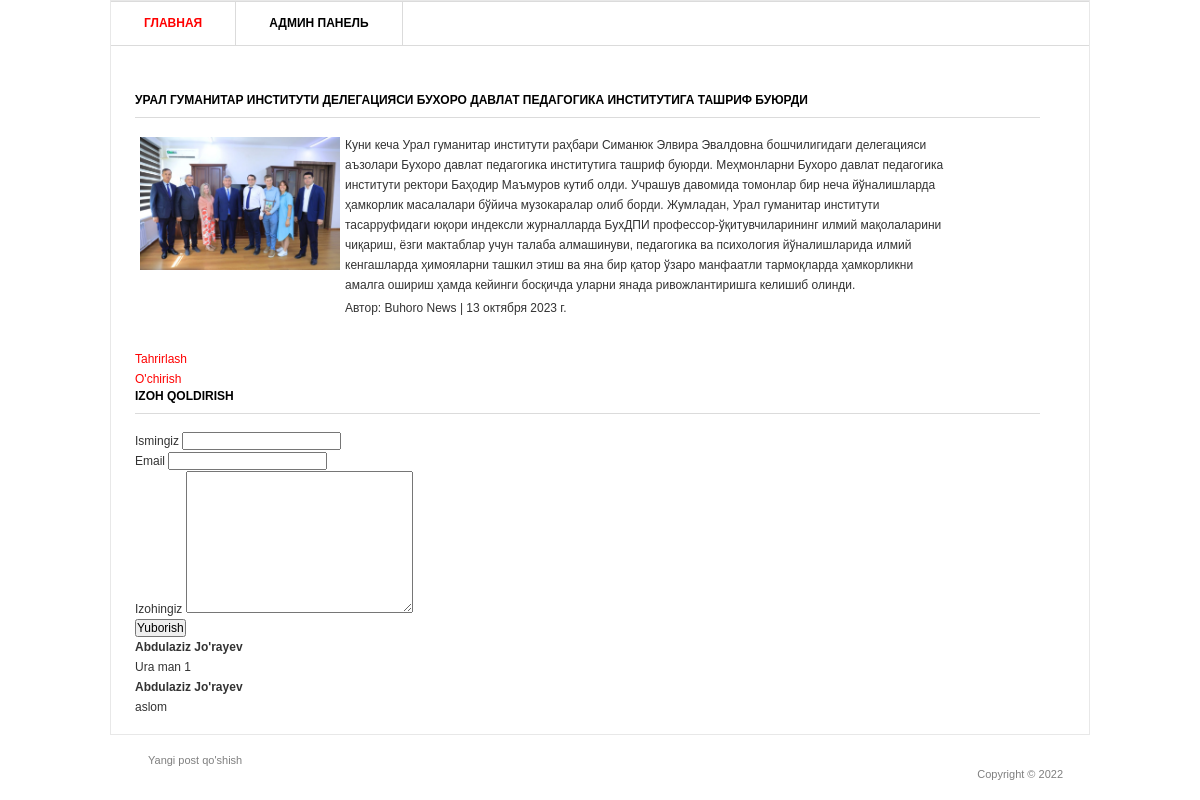
Page /24/ on the committed database.
### blog/models.py (models this page shows, shortened)
class Post(models.Model):
    title = models.CharField('Sarlavha', max_length=200)
    tixt = models.TextField('Matni')
    author = models.CharField('Avtor', max_length=50)
    date = models.DateField('Vaqti')
    img = models.ImageField('Rasm', upload_to='image/', blank=True)
    class Meta:
        verbose_name = 'Post'
        verbose_name_plural = 'Postlar'

class Comments(models.Model):
    post = models.ForeignKey(Post, on_delete=models.CASCADE)
    name = models.CharField('Ism', max_length=50)
    email = models.EmailField()
    text_comment = models.TextField('Izoy')
    class Meta:
        verbose_name = 'Izoh'
        verbose_name_plural = 'Izohlar'

### blog/views.py (the view)
# urls.py: path('<int:pk>/', PostDetail.as_view(), name='post_detail'),
class PostDetail(View):
    def get(self, request, pk):
        post = Post.objects.get(id=pk)
        return render(request, 'post_detail.html', {"post": post})

### templates/post_detail.html (shortened to what this page needs)
{% extends 'base.html' %}
{% block content %}
<div id="main">
    <div id="content" class="left">
        <div class="projects">
            <h3>{{ post.title }}</h3>
            <div class="item">
                <div class="image left">
                    {% if post.img %}
                    <a href="#"><img src="{{ post.img.url }}" alt="" width="200"/></a>
                    {% endif %}
                </div>
                <div class="text left">
                    <p>{{ post.tixt }}</p>
                    <p>Автор: {{ post.author }} | {{ post.date }}</p>
                </div>
            </div>
            <p>
                <a href="{% url 'post_edit' post.pk %}">Tahrirlash</a>
            </p>
            <p>
                <a href="{% url 'post_delete' post.pk %}">O'chirish</a>
            </p>
            <div class="form_comment">
                <h3>Izoh Qoldirish</h3>
                <div class="">
                    <form action="{% url 'add_comment' post.id %}" method="post">
                        <div class="">
                            <label for="">Ismingiz</label>
                            <input type="text" name="name" required>
                        </div>
                        <div class="">
                            <label for="">Email</label>
                            <input type="email" name="email">
                        </div>
                        <div class="">
                            <label for="">Izohingiz</label>
                            <textarea name="text_comment" id="" cols="30" rows="10"></textarea>
                        </div>
                        <div class="">
                            <input type="submit" value="Yuborish">
                        </div>
                    </form>
                </div>
                <div class="">
                    {% for comment in post.comments_set.all %}
                    <div class="">
                        <h4>{{ comment.name }}</h4>
                        <p>{{ comment.text_comment }}</p>
                    </div>
                    {% endfor %}
                </div>
            </div>
        </div>
    </div>
</div>
{% endblock content %}

### static/css/style.css (style rules this page uses)
* { margin: 0; padding: 0; outline:0; }
body { font-size: 12px; line-height: 20px; font-family: Georgia, Arial, Helvetica, Sans-Serif; color: #333; background: url() repeat 0 0; }
a { color: #ff0000; text-decoration: none; cursor:pointer; }
a img { border: 0; }
input, textarea, select { font-family: Arial, Helvetica, sans-serif; font-size:12px; }
textarea { overflow:auto; }
.left, .alignleft { float: left; display: inline; }
#main { width: 932px; padding: 37px 24px 17px 24px; }
#main h3 { font-size: 12px; line-height: 15px; color: #000; text-transform: uppercase; border-bottom: 1px solid #dbdbdb; padding: 0 0 9px 0; }
#content { width: 905px; }
.projects { padding: 10px 0 0 0; }
.projects h3 { margin: 0 0 17px 0; }
.projects .item { margin: 0 0 28px 0; }
.projects .image { width: 183px; height: 111px; border: 0px solid #dbdbdb; padding: 2px; margin: 0 20px 0 3px; }
.projects .text { width: 600px; }
.projects .text p { padding: 0 0 3px 0; }

### rows in the picture
Post: title "УРАЛ ГУМАНИТАР ИНСТИТУТИ ДЕЛЕГАЦИЯСИ БУХОРО ДАВЛАТ ПЕДАГОГИКА ИНСТИТУТИГА ТАШРИФ БУЮРДИ", img (picture), tixt "Куни кеча Урал гуманитар институти раҳбари Симанюк Элвира Эвалдовна бошчилигидаги делегацияси аъзолари Бухоро давлат педагогика институтига ташриф буюрди. Меҳмонларни Бухоро давлат педагогика институти ректори Баҳодир Маъмуров кутиб олди. Учрашув давомида томонлар бир неча йўналишларда ҳамкорлик масалалари бўйича музокаралар олиб борди. Жумладан, Урал гуманитар институти тасарруфидаги юқори индексли журналларда БухДПИ профессор-ўқитувчиларининг илмий мақолаларини чиқариш, ёзги мактаблар учун талаба алмашинуви, педагогика ва психология йўналишларида илмий кенгашларда ҳимояларни ташкил этиш ва яна бир қатор ўзаро манфаатли тармоқларда ҳамкорликни амалга ошириш ҳамда кейинги босқичда уларни…", author "Buhoro News", date "13 октября 2023 г."
Comments: name "Abdulaziz Jo'rayev", text_comment "Ura man 1"
Comments: name "Abdulaziz Jo'rayev", text_comment "aslom"
